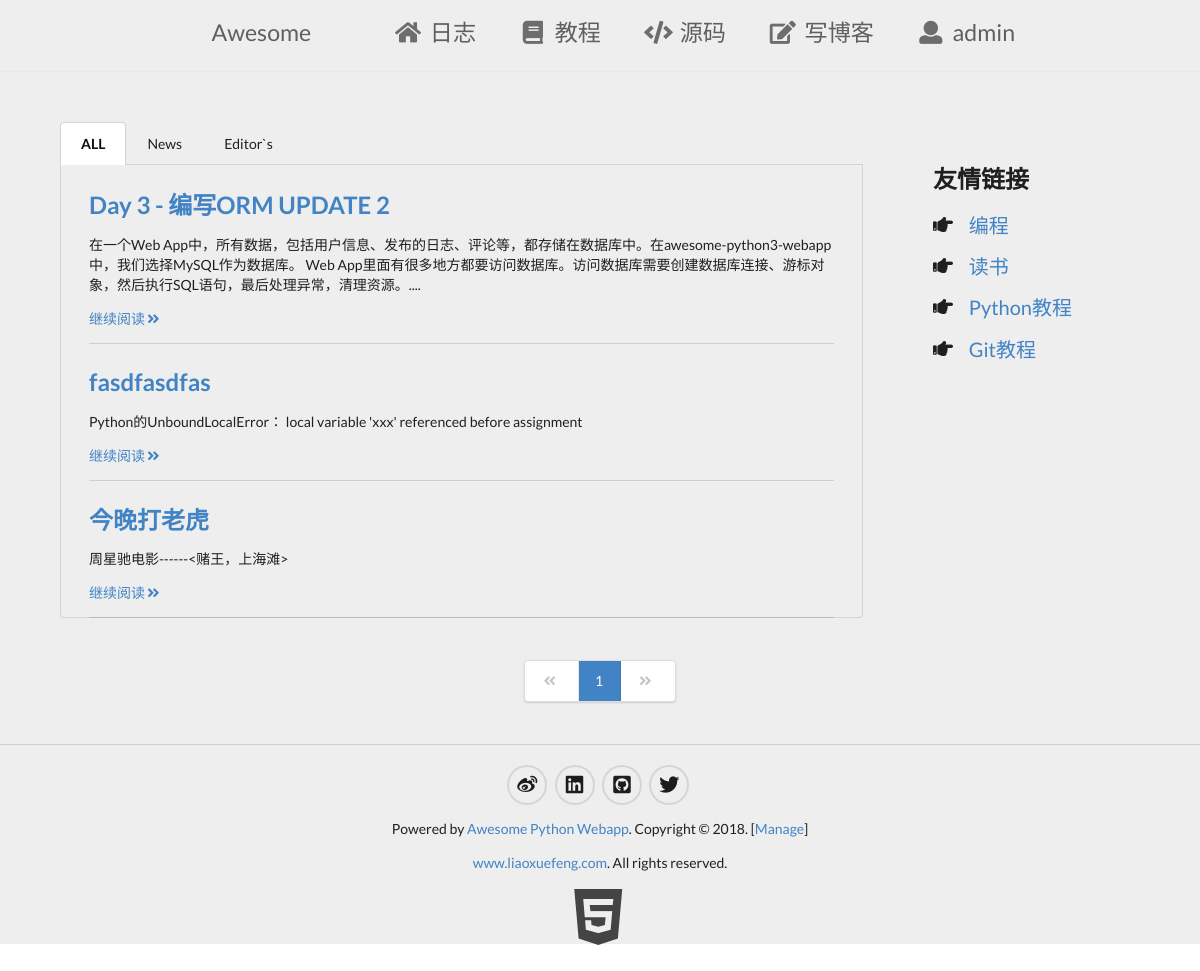
/blogs/ (signed in), run on the app's committed database.
### firstapp/models.py (models this page shows)
class Blog(models.Model):
    user_name = models.ForeignKey(to = User, related_name = "under_blog",on_delete=models.CASCADE, null = True, blank = True )
    name = models.CharField(null = True, blank=True, max_length = 50 )
    summary = models.TextField(null =True)
    content = models.TextField(null =True)
    news_choice = models.NullBooleanField()
    editors_choice = models.NullBooleanField()
    def __str__(self):
        return self.name

### firstapp/coreweb.py (called while the page is built)
	def __call__(self, *args, **kw):
		print("ResponseHandler====================>args:",args)
		print("ResponseHandler====================>kw:",kw)
		try:
			r =  self._func(*args, **kw)
			return r
		except :
			raise

### firstapp/templatetags/summary_wordcount.py (called while the page is built)
@register.filter(name="slice_words")
def slice_words(summary,limit):
	limit = eval(limit)
	return summary if len(summary) < limit else summary[:limit+1]+"...."

### firstapp/views.py (called while the page is built)
def path_to_session(func):
	def wrapper(*args,**kw):
		if args[0].session.get("url"):
			print(args[0].session["url"])
			del args[0].session["url"]
		args[0].session["url"] = args[0].path
		print(args[0].session["url"])
		print(args[0].path)
		return func(*args,**kw)
	return wrapper

@path_to_session
def blogs(request, cate = None):
	if cate =="editors":
		blogs = Blog.objects.filter(editors_choice = True)
		blogs_count = len(blogs)
	elif cate == "news":
		blogs = Blog.objects.filter(news_choice = True)
		blogs_count = len(blogs)
	else:
		blogs_count = Blog.objects.count()
	context = {}
	page_index = int(request.GET.get("page",1))
	print(page_index)
	page = Pager(blogs_count,page_index)
	if cate =="editors":
		blogs = blogs[page.offset:page.limit]
	elif cate == "news":
		blogs = blogs[page.offset:page.limit]
	else:
		blogs = Blog.objects.all()[page.offset:page.limit]
	print("blogs===================>",blogs)
	context["blogs"] = blogs
	context["page"] = page
	return render(request, "blogs.html", context)

### firstapp/templates/blogs.html (shortened to what this page needs)
{% extends '__base__.html' %}
{% load summary_wordcount %}
{% load pagetag %}
{% load staticfiles %}
{% block beforehead %}
<link rel="stylesheet" type="text/css" href="{% static 'css/content.css' %}" charset="utf-8">
{% endblock %}
{% block blog %}
    <div class="ui top attached tabular  menu">
        {%  if 'editors' in request.path %}
            <a href="{% url 'blogs' %}" class="item">ALL</a>
            <a href="{% url 'blogs' %}news" class="item">News</a>
            <a href="{% url 'blogs' %}editors" class="active item">Editor`s</a>
        {%  elif 'news' in request.path %}
            <a href="{% url 'blogs' %}" class="item">ALL</a>
            <a href="{% url 'blogs' %}news" class="active item">News</a>
            <a href="{% url 'blogs' %}editors" class="item">Editor`s</a>
        {%  else %}
            <a href="{% url 'blogs' %}" class="active item">ALL</a>
            <a href="{% url 'blogs' %}news" class="item">News</a>
            <a href="{% url 'blogs' %}editors" class="item">Editor`s</a>
        {% endif %}
    </div>
    <div class="ui basic bottom attached  segment">
        {% for blog in blogs %}
            <div class="ui basic segment blogs">
                <h2 class="ui header title"><a href="{% url 'blog' blog.name %}">{{blog.name}}</a></h2>
                <p class="blog_summary">{{blog.summary|slice_words:"150"}}</p>
                <p><a href="{% url 'blog' blog.name %}">继续阅读<i class="angle double right icon"></i></a></p>
                <div class="ui divider"></div>
            </div>
        {% endfor %}
    </div>
{% endblock %}
{% block pager %}
	<div class="ui center aligned very padded vertical segment container ">
		<div class="ui pagination white  menu">
			{% if page.has_prevoius %}
				<a href="?page={{ page.prev_page }}" class="item">
					<i class="angle blue double left icon"></i>
				</a>
			{% else %}
				<div href="?page={{ page.start_index }}" class="disabled item">
					<i class="angle double left icon"></i>
				</div>
			{% endif %}
			{% for pg in page.page_range %}
				{% circle_page page pg %}
			{% endfor %}
			{% if page.has_next %}
				<a href="?page={{ page.next_page }}" class="item">
					<i class="angle blue double right icon"></i>
				</a>
			{% else %}
				<div  class="disabled item">
					<i class="angle double right icon"></i>
				</div>
			{% endif %}
		</div>
	</div>
{% endblock %}

### firstapp/static/css/footer.css (style rules this page uses)
body,html { margin: 0; padding: 0; height:100%; }

### firstapp/static/css/content.css (style rules this page uses)
#current_page { color: white; background: #4183c4; }
.ui.basic.bottom.attached.segment { padding-bottom: 0px; }
.ui.basic.segment.blogs { padding-bottom: 0PX; margin-bottom: 0PX; }
.ui.basic.segment.blogs > .ui.divider { margin-bottom: -2px; }

### data on the page
Blog: name "Day 3 - 编写ORM UPDATE 2", summary "在一个Web App中，所有数据，包括用户信息、发布的日志、评论等，都存储在数据库中。在awesome-python3-webapp中，我们选择MySQL作为数据库。 Web App里面有很多地方都要访问数据库。访问数据库需要创建数据库连接、游标对象，然后执行SQL语句，最后处理异常，清理资源。...."
Blog: name "fasdfasdfas", summary "Python的UnboundLocalError： local variable 'xxx' referenced before assignment"
Blog: name "今晚打老虎", summary "周星驰电影------<赌王，上海滩>"

### other printed values
{{ request.session.user }} "admin"
